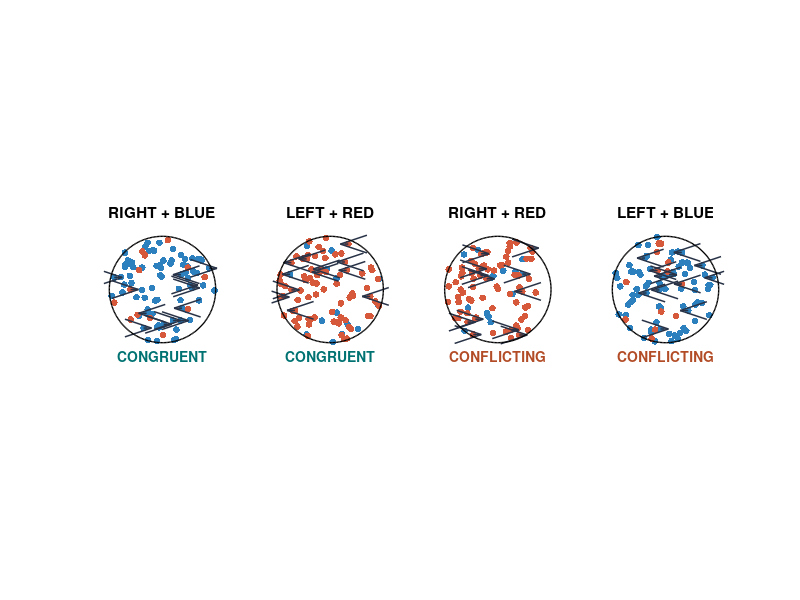

MATLAB code to generate this figure: (Note: this script raises an error after producing the figure.)
%% Demo 3A: illustrative colour/motion dot stimuli
% Corresponds to the *sign convention* in Demo 3, not the actual input data.
% In Demo 3 the model receives only numerical motion/colour evidence and cue.
% Positive motion => RIGHT; negative => LEFT.
% Positive colour => BLUE; negative => RED.
% Congruent: both evidence signs agree. Conflict: signs differ.
% No toolboxes required.
clear; close all; clc; rng(19,'twister');
N = 90;
caseNames = {'RIGHT + BLUE','LEFT + RED','RIGHT + RED','LEFT + BLUE'};
evidence = [ 0.7  0.7; -0.7 -0.7; 0.7 -0.7; -0.7 0.7];
figure('Color','w','Name','Illustrative motion and colour stimuli', ...
    'Position',[100 200 1250 345]);
for k = 1:4
    subplot(1,4,k); hold on;
    motion = evidence(k,1); colour = evidence(k,2);
    a = 2*pi*rand(N,1); r = sqrt(rand(N,1));
    x = r.*cos(a); y = r.*sin(a);
    isBlue = false(N,1);isBlue(randperm(N,round(N*(1+colour)/2))) = true;
    isRight = false(N,1);isRight(randperm(N,round(N*(1+motion)/2))) = true;
    scatter(x(isBlue),y(isBlue),24,[0.17 0.50 0.74],'filled');
    scatter(x(~isBlue),y(~isBlue),24,[0.84 0.35 0.23],'filled');
    selected = randperm(N,12);
    for j = selected
        dx = (2*isRight(j)-1)*0.15;
        quiver(x(j),y(j),dx,0,0,'Color',[.16 .20 .28], ...
            'LineWidth',1.1,'MaxHeadSize',2);
    end
    ang = linspace(0,2*pi,240);plot(cos(ang),sin(ang),'k','LineWidth',1);
    axis equal off; xlim([-1.1 1.1]);ylim([-1.1 1.1]);
    title(caseNames{k},'FontWeight','bold');
    if sign(motion)==sign(colour)
        text(0,-1.25,'CONGRUENT','HorizontalAlignment','center', ...
            'Color',[0 .45 .45],'FontWeight','bold');
    else
        text(0,-1.25,'CONFLICTING','HorizontalAlignment','center', ...
            'Color',[.70 .30 .15],'FontWeight','bold');
    end
end
sgtitle('Dot illustrations only: Demo 3 trains on numerical evidence, not images');
